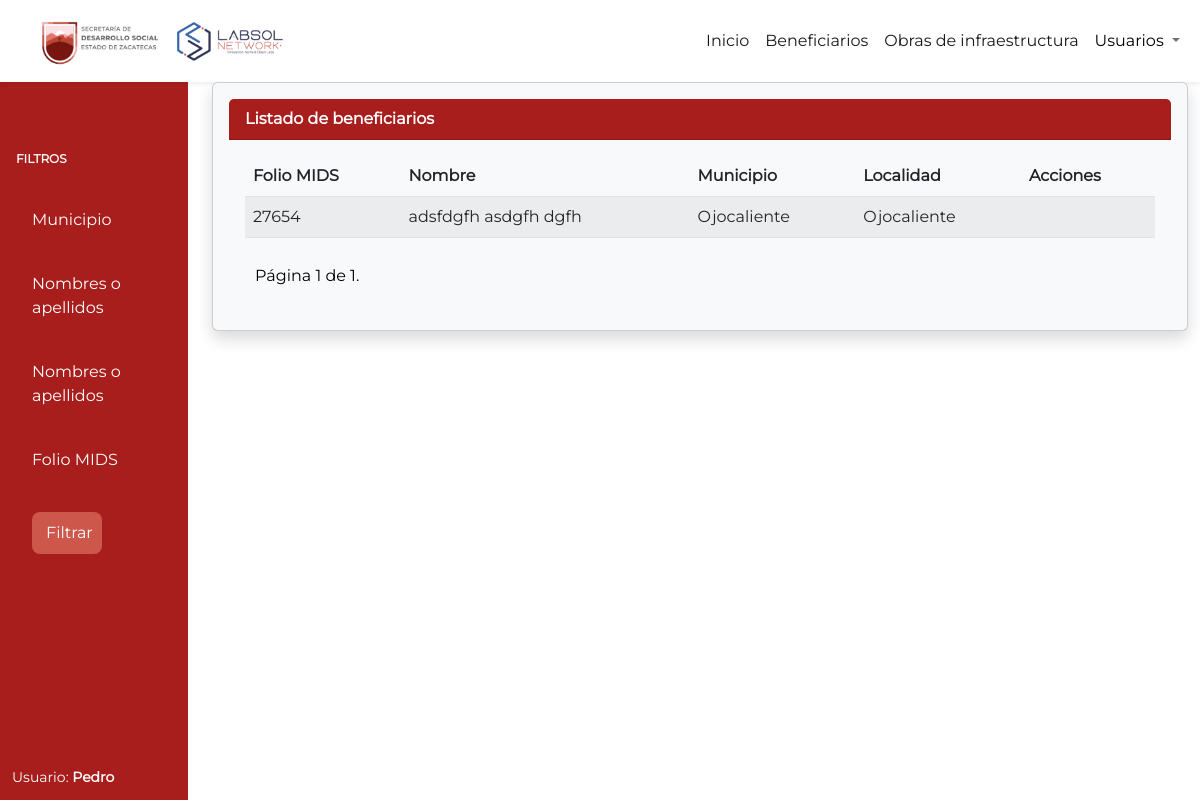
/infraestructura_sedesol/beneficiarios/ (signed in), run on the app's committed database.
### beneficiarios/models.py (models this page shows)
class BeneficiarioCalentador(models.Model):
    id = models.AutoField(primary_key=True)
    folio_mids = models.CharField(max_length=255)
    designado = models.ForeignKey(User, on_delete=models.CASCADE)
    apellido_paterno = models.CharField(max_length=100)
    apellido_materno = models.CharField(max_length=100, blank=True, null=True)
    nombres = models.CharField(max_length=100)
    municipio = models.CharField('Municipio', max_length=2, choices=MUNICIPIOS)
    localidad = models.CharField(max_length=150)
    finalizado = models.BooleanField(default=False)
    def __str__(self):
        if self.apellido_materno:
            return f"{self.nombres} {self.apellido_paterno} {self.apellido_materno}"
        else:
            return f"{self.nombres} {self.apellido_paterno}"

### beneficiarios/views.py (the view)
# urls.py: path('', views.lista_beneficiarios, name='beneficiarios'),
@login_required
def lista_beneficiarios(request):
    usuario = request.user
    if usuario.is_superuser:
        beneficiarios = BeneficiarioCalentador.objects.order_by('id')
    else:
        beneficiarios = BeneficiarioCalentador.objects.filter(designado=usuario).order_by('id')
    paginator = Paginator(beneficiarios, 6)
    page_number = request.GET.get('page')
    comments_page = paginator.get_page(page_number)
    status = request.session.pop('status', None)
    return render(request, 'beneficiarios.html', {'beneficiarios': comments_page, 'status': status})

### beneficiarios/templates/beneficiarios.html (shortened to what this page needs)
{% extends 'base.html' %}
{% block head %}
    {% load static %}
    <link rel="stylesheet" href="{%static '/css/Sidebar.css'%}">
{% endblock head %}
{% block contenido %}
<div class="content-container">
    <div class="container-fluid">
      <div class="row">
        <div class="col-md-2 sidebar-container">
          <div id="sidenavAccordion" class="sb-sidenav accordion sb-sidenav-dark">
            <div class="sb-sidenav-menu align-items-start">
              <div class="nav">
                <div>
              <div class="sb-sidenav-menu-heading"></div>
              <div>
                <div class="sb-sidenav-menu-heading align-content-center">
                    <b><p class="text-white">Filtros</p></b>
                  </div>
                  <form method = "POST">
                    <div class="nav-link collapsed custom-link"  data-toggle="collapse" data-target="#collapseLayouts"
                      aria-expanded="false" aria-controls="collapseLayouts">
                      <span>Municipio <p>{{form.nombre_filtroformulario}}</p></span>
                    </div>
                    <div class="nav-link collapsed custom-link"  data-toggle="collapse" data-target="#collapseLayouts"
                      aria-expanded="false" aria-controls="collapseLayouts">
                      <span>Nombres o apellidos <p>{{form.nombre_filtroformulario}}</p></span>
                    </div>
                    <div class="nav-link collapsed custom-link"  data-toggle="collapse" data-target="#collapseLayouts"
                      aria-expanded="false" aria-controls="collapseLayouts">
                      <span>Nombres o apellidos <p>{{form.nombre_filtroformulario}}</p></span>
                    </div>
                    <div class="nav-link collapsed custom-link"  data-toggle="collapse" data-target="#collapseLayouts"
                      aria-expanded="false" aria-controls="collapseLayouts">
                      <span>Folio MIDS <p>{{form.nombre_filtroformulario}}</p></span>
                    </div>
                    <div class="nav-link collapsed custom-link"  data-toggle="collapse" data-target="#collapseLayouts"
                      aria-expanded="false" aria-controls="collapseLayouts">
                      <button class="btn">Filtrar</button>
                    </div>
                  </form>
              </div>
            </div>
          </div>
        </div>
        <div class="sb-sidenav-footer">
          <div class="small"><span style="font-family: Montserrat, sans-serif;">Usuario: <b>{{user}}</b></span>
          </div>
        </div>
      </div>
    </div>
    <div class="col-md-10">
        <div class="card text-dark bg-light shadow p-3 bg-light" style="font-family: Montserrat;">
            <div class="card-header" style="background-color: #A71E1C; color: white;"><b>Listado de beneficiarios</b></div>
                <div class="card-body">
                    <div class="table-responsive">
                        <table class="table table-striped">
                            <thead>
                                <tr>
                                    <th>Folio MIDS</th>
                                    <th>Nombre</th>
                                    <th>Municipio</th>
                                    <th class="mobile-hidden">Localidad</th>
                                    <th>Acciones</th>
                                </tr>
                            </thead>
                            <tbody>
                                {% for beneficiario in beneficiarios %}
                                    <tr>
                                        <td>{{ beneficiario.folio_mids }}</td>
                                        <td>{{ beneficiario }}</td>
                                        <td>{{ beneficiario.get_municipio_display }}</td>
                                        <td class="mobile-hidden">{{ beneficiario.localidad }}</td>
                                        <td><a href="{% url 'detalles_beneficiario' beneficiario.id %}"><i class="fa fa-eye" aria-hidden="true" ></i></a></td>
                                    </tr>
                                {% endfor %}
                            </tbody>
                        </table>
                    </div>
                    <div class="pagination"  style="padding: 10px 10px;">
                        <span class="step-links">
                            <span class="current" style="color: #000;">
                                Página {{ beneficiarios.number }} de {{ beneficiarios.paginator.num_pages }}.
                            </span>
                        </span>
                    </div>
                </div>
            </div>
        </div>
    </div>
  </div>
{% endblock contenido %}

### static/css/Sidebar.css (style rules this page uses)
.sb-sidenav-menu-heading { font-family: 'Montserrat'; font-size: 13px; color: #585B5E; font-weight: bold; }
.sidebar-container { margin-left: 0; padding-left: 0; }
.custom-link { display: flex; align-items: center; padding: 2rem; }
.custom-link button { margin: 0; }
.custom-link span { flex-grow: 1; }
a { font-family: 'Montserrat'; font-size: 16px !important; }
.sb-sidenav { display: flex; flex-direction: column; height: 100%; flex-wrap: nowrap; }
.sb-sidenav .sb-sidenav-menu { flex-grow: 1; }
.sb-sidenav .sb-sidenav-menu .nav { flex-direction: column; flex-wrap: nowrap; }
.sb-sidenav .sb-sidenav-menu .nav .sb-sidenav-menu-heading { padding: 1.75rem 1rem 0.75rem; font-size: 0.75rem; text-transform: uppercase; }
.sb-sidenav .sb-sidenav-menu .nav .nav-link { display: flex; align-items: center; padding-top: 0.75rem; padding-bottom: 0.75rem; position: relative; color: #b3b3b3; }
.sb-sidenav .sb-sidenav-footer { padding: 0.75rem; flex-shrink: 0; }
.sb-sidenav-dark { background-color: #A71E1C; color: rgba(255, 255, 255, 0.5); }
.sb-sidenav-dark .sb-sidenav-menu .sb-sidenav-menu-heading { color: rgba(255, 255, 255, 0.25) !important; }
.sb-sidenav-dark .sb-sidenav-menu .nav-link { color: rgba(255, 255, 255, 0.5); }
.sb-sidenav-dark .sb-sidenav-footer { background-color: #A71E1C; }
span { color: white; font-family: 'Montserrat'; }
.btn { color: white; font-family: 'Montserrat'; padding: 8px; background-color: #CC574A; border-radius: 8px; }

### home/templates/base.html (style rules this page uses)
html, body, .container-fluid { height: 100%; }
.row { display: flex; height: 100%; }
.col-md-2.sidebar-container { overflow-y: auto; }
.col-md-10 { overflow-y: auto; }
body { display: flex; flex-direction: column; min-height: 100vh; margin: 0; }
.content-container { flex: 1; }

### data on the page
BeneficiarioCalentador: folio_mids "27654", apellido_materno+nombres+apellido_paterno "adsfdgfh asdgfh dgfh", municipio "Ojocaliente", localidad "Ojocaliente"

### other printed values
{{ user }} "Pedro"
{{ beneficiarios.number }} "1"
{{ beneficiarios.paginator.num_pages }} "1"
